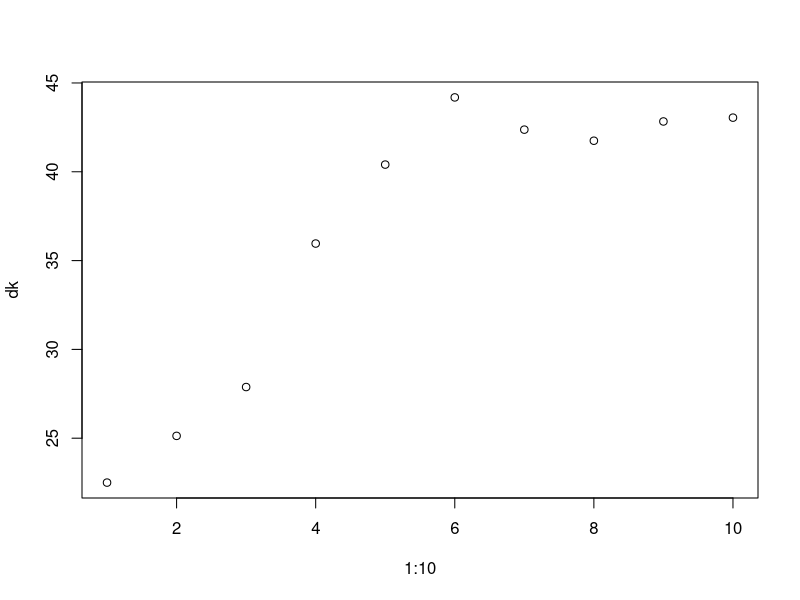

Reproduce this figure in R.
## ---- chunk 1
predict.bag = function(train,newdata,fml,ntree){
# samples
samples <- sapply(1:ntree,
FUN = function(iter)
{sample(1:nrow(train), size=nrow(train), replace=T)
})
# treelist
treelist <-lapply(1:ntree,
FUN=function(iter)
{samp <- samples[,iter];
rpart(fml, train[samp,])
})
# predictions
preds <- sapply(1:length(treelist),
FUN=function(iter) {
predict(treelist[[iter]], newdata=test)})
# output
predsums <- rowSums(preds)
out = predsums/length(treelist)
return(out)
}
## ---- chunk 2
library(MASS)
set.seed(123)
istrain =  sample(c(T,F), nrow(Boston), rep=T)
train = Boston[istrain,]
test = Boston[!istrain,]
# rpart
library(rpart)
fit = rpart(medv ~ ., train)
mean( (predict(fit, newdata=test) - test$medv)^2 )
# bagging
set.seed(123)
yhat = predict.bag(train=train, newdata=test, fml="medv ~ .", ntree=100)
mean( (yhat - test$medv)^2 )
## ---- chunk 3
rm(list=ls())
set.seed(123)
n = 1000
p = 20
X = matrix(rnorm(p*n), ncol=p)
beta = c(2,rep(1,p))
y = beta[1] + X%*%beta[-1] + rnorm(n,mean=0,sd=100)
combi = data.frame(y=y, X=X)
train = combi[1:100,]
test = combi[101:1000,]
library(leaps)
fit <- regsubsets(y ~ .,train, nvmax=20)
hatbeta = matrix(0, ncol=21, nrow=10)
where = summary(fit)$which
dk = vector()
for (k in 1:10){
 hatbeta[k,where[k,]] <- coef(fit,k)
 dk[k] <- sqrt( sum( (hatbeta[k,] - beta)^2 )  )
 }
plot(1:10,dk)
## ---- chunk 4
rm(list=ls())
n=100
sigma=10
d = 99
p = d+1
Var = p*(sigma^2)/n
Err = Var + sigma^2
Err
